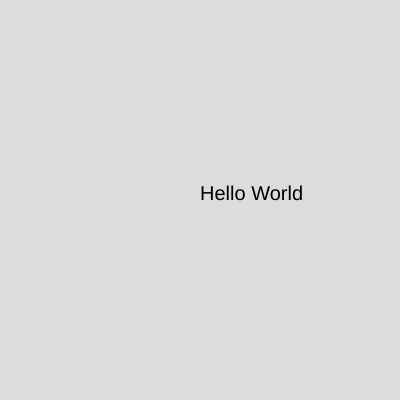
Frame 1 (no input)
Frame 60 (no input): identical to frame 1, image omitted
Frame 120 (the mouse pressed at the canvas centre since frame 60): identical to frame 1, image omitted

The p5.js sketch that drew this single still picture (run headless with seeded random() and noise() and a simulated clock; from frame 60 on, the mouse is pressed at the canvas centre):

// p5.js sketch
// ── sketch.js
function setup() {
  createCanvas(400, 400);
}

function draw() {
  background(220);
  textSize(20)
  text("Hello World",200,200)
}

// ── main.js
function add1(x,y){
    return x + y
}
// ── style.css
html, body {
  margin: 0;
  padding: 0;
}

canvas {
  display: block;
  /* test update */
}
